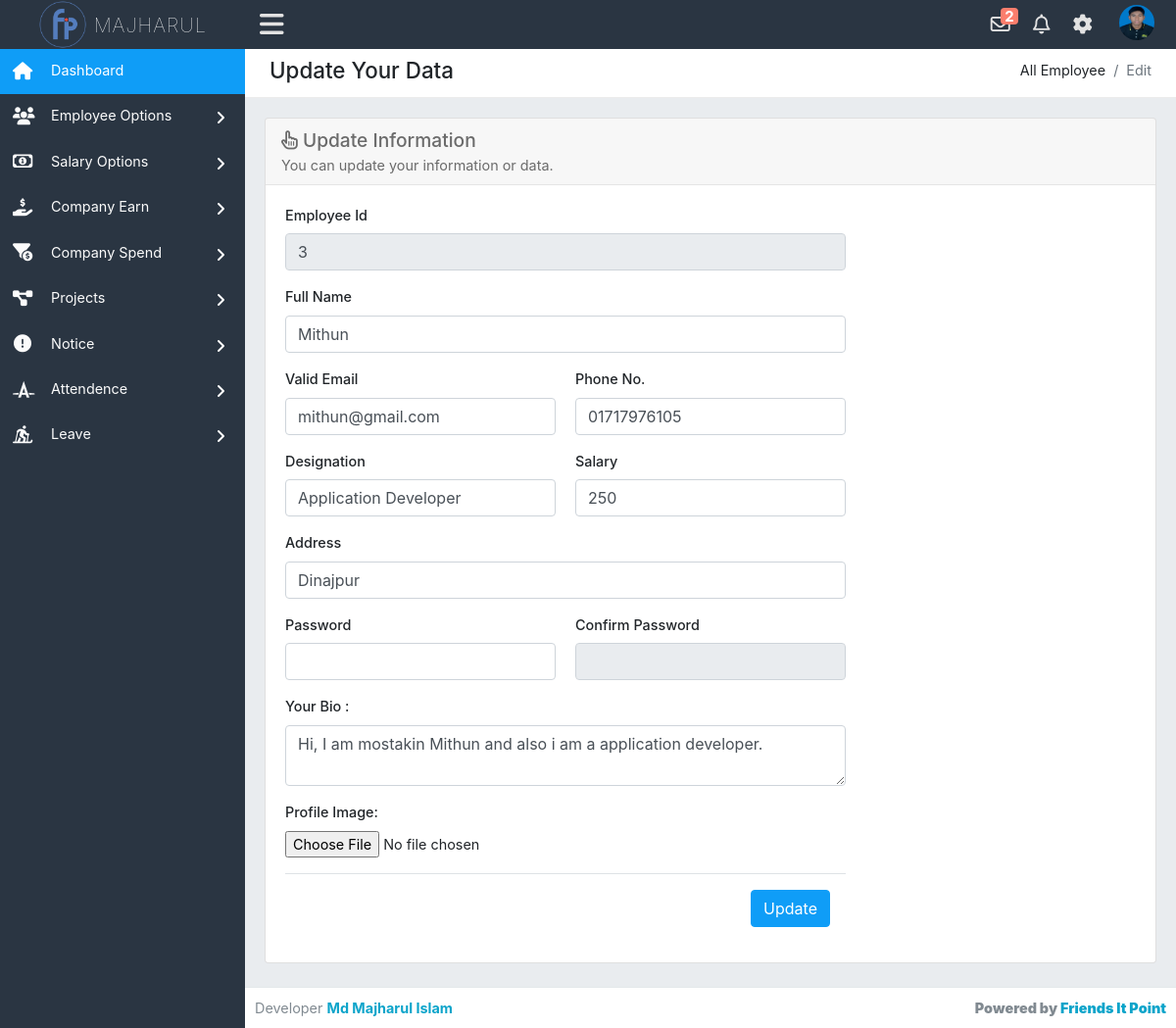
Page /admin/emEdit.php?editId=5 (signed in) on the committed database.
### tables this page shows
CREATE TABLE `employee_info` (
  `id` int(11) NOT NULL,
  `employee_id` int(50) NOT NULL,
  `emp_fullname` varchar(100) NOT NULL,
  `emp_mail` varchar(50) NOT NULL,
  `emp_phone` int(20) NOT NULL,
  `emp_designation` varchar(50) NOT NULL,
  `emp_salary` varchar(50) NOT NULL,
  `emp_address` varchar(100) NOT NULL,
  `emp_password` varchar(150) NOT NULL,
  `emp_bio` varchar(1000) NOT NULL,
  `profile_pic` varchar(50) NOT NULL,
  `register_timedate` timestamp NOT NULL DEFAULT current_timestamp(),
  `total_salary` varchar(100) NOT NULL
);

### admin/emEdit.php (the view, shortened to what this page needs)
<?php require_once('header.php'); ?>
<?php
	if (isset($_REQUEST['editId'])) {
		$editid = $_REQUEST['editId'];
	}
	else{
		header('location:emAll.php');
	}
 ?>
<div class="row">
    <div class="col-xl-12">
        <div class="breadcrumb-holder">
            <h1 class="main-title float-left">Update Your Data</h1>
            <ol class="breadcrumb float-right">
                <li class="breadcrumb-item">All Employee</li>
                <li class="breadcrumb-item active">Edit</li>
            </ol>
            <div class="clearfix"></div>
        </div>
    </div>
</div>
<div class="row">
	<div class="col-xs-12 col-sm-12">
        <div class="card mb-3">
            <div class="card-header">
                <h3><i class="far fa-hand-pointer"></i> Update Information</h3>
               	You can update your information or data.
            </div>
            <div class="card-body">
                <form action="" method="POST" enctype="multipart/form-data">
			        <?php
						$em_all = $pdo->prepare('SELECT * FROM employee_info WHERE id=?');
						$em_all->execute(array($editid));
						$result = $em_all->fetchAll(PDO::FETCH_ASSOC);
						foreach($result as $row) :
					?>
	                <div class="row">
	                    <div class="col-lg-8">
	                        <div class="form-group">
	                            <label for="empid">Employee Id</label>
	                            <input class="form-control" name="emid" type="text" id="empid" value="<?php echo $row['employee_id']; ?>" disabled>
	                        </div>
	                    </div>
	                </div>
	                <div class="row">
	                    <div class="col-lg-8">
	                        <div class="form-group">
	                            <label for="empfname">Full Name</label>
	                            <input class="form-control" name="empfullname" type="text" id="empfname" value="<?php echo $row['emp_fullname']; ?>">
	                        </div>
	                    </div>
	                </div>
	                <div class="row">
	                    <div class="col-lg-4">
	                        <div class="form-group">
	                            <label for="empmail">Valid Email</label>
	                            <input class="form-control" name="emp_email" type="email" id="empmail" value="<?php echo $row['emp_mail']; ?>">
	                        </div>
	                    </div>
	                    <div class="col-lg-4">
	                        <div class="form-group">
	                            <label for="emphone">Phone No.</label>
	                            <input class="form-control" name="emp_phone" type="number" id="emphone" value="0<?php echo $row['emp_phone']; ?>">
	                        </div>
	                    </div>
	                </div>
	                <div class="row">
	                    <div class="col-lg-4">
	                        <div class="form-group">
	                            <label for="emrole">Designation</label>
	                            <input class="form-control" name="emp_desg" type="text" id="emrole" value="<?php echo $row['emp_designation']; ?>">
	                        </div>
	                    </div>
	                    <div class="col-lg-4">
	                        <div class="form-group">
	                            <label for="emsalary">Salary</label>
	                            <input class="form-control" name="emp_salary" type="number" id="emsalary" value="<?php echo $row['emp_salary']; ?>">
	                        </div>
	                    </div>
	                </div>
	                <div class="row">
	                    <div class="col-lg-8">
	                        <div class="form-group">
	                            <label for="emaddress">Address</label>
	                            <input class="form-control" name="emp_address" type="text" id="emaddress" value="<?php echo $row['emp_address']; ?>">
	                        </div>
	                    </div>
	                </div>
	                <div class="row">
	                    <div class="col-lg-4">
	                        <div class="form-group">
	                            <label for="empass">Password</label>
	                            <input class="form-control" name="emp_pass" type="password" id="empass">
	                        </div>
	                    </div>
	                    <div class="col-lg-4">
	                        <div class="form-group">
	                            <label for="emp_cpass">Confirm Password</label>
	                            <input class="form-control" name="emp_cpass" type="password" id="emp_cpass" disabled>
	                        </div>
	                    </div>
	                </div>
	                 <div class="row">
	                    <div class="col-lg-8">
	                        <div class="form-group">
	                            <label for="bio">Your Bio :</label>
	                            <textarea id="bio" name="emp_bio" class="form-control" value="<?php echo $row['emp_bio']; ?>"><?php echo $row['emp_bio']; ?></textarea>
	                        </div>
	                    </div>
	                </div>
	                <div class="row">
	                	<div class="col-lg-8">
	                		<div class="form-group">
			                    <label>Profile Image:</label>
			                    <br>
			                    <input type="file" name="emp_pic">
	                		</div>
	                	</div>
	                </div>
		           <div class="row">
		           		<div class="col-lg-8">
		           			 <div class="modal-footer">
		                		<button type="submit" name="submit_emp" class="btn btn-primary">Update</button>
		            		</div>
		           		</div>
		           </div>
		        <?php endforeach; ?>
                </form>
            </div>
        </div>
    </div>
</div>
<?php require_once('footer.php'); ?>

### admin/header.php (shortened to what this page needs)
<?php require_once('../config.php'); ?>
<!DOCTYPE html>
<html lang="en">
<head>
    <link href="../assets/css/bootstrap.min.css" rel="stylesheet" type="text/css" />
    <link href="../assets/font-awesome/css/all.css" rel="stylesheet" type="text/css" />
    <link rel="stylesheet" href="../fancybox-master/dist/jquery.fancybox.min.css">
    <link rel="stylesheet" href="../livedatetime/clock.css">
    <link rel="stylesheet" href="../livedatetime/calendar.css">
    <link href='https://netdna.bootstrapcdn.com/font-awesome/3.2.1/css/font-awesome.css' rel='stylesheet' type='text/css'>
    <link rel="stylesheet" type="text/css" href="../assets/css/dataTables.bootstrap.min.css" />
    <link rel="stylesheet" type="text/css" href="../assets/plugins/datatables/datatables.min.css" />
    <link href="../assets/css/style.css" rel="stylesheet" type="text/css" />
</head>
<body class="adminbody">
    <div id="main">
        <div class="headerbar">
            <?php
                $stm = $pdo->prepare('SELECT * FROM admin_info WHERE admin_id=?');
                $stm->execute(array($_SESSION['logged_in']));
                $rslt = $stm->fetchAll(PDO::FETCH_ASSOC);
                foreach($rslt as $row) :
            ?>
            <div class="headerbar-left">
                <a href="index.php" class="logo">
                    <img alt="Logo" src="../assets/images/logo.png" />
                    <span><?php echo $row['admin_name']; ?></span>
                </a>
            </div>
            <nav class="navbar-custom">
                <ul class="list-inline float-right mb-0">
                    <li class="list-inline-item dropdown notif">
                        <a class="nav-link dropdown-toggle arrow-none" data-toggle="dropdown" href="#" aria-haspopup="false" aria-expanded="false">
                            <i class="far fa-envelope"></i>
                            <?php
                                $notify_s = $pdo->prepare('SELECT * FROM notification WHERE type=? AND status=? ORDER BY date DESC');
                                $notify_s->execute(array('salary','unread'));
                                $notify_result = $notify_s->fetchAll(PDO::FETCH_ASSOC);
                                if(count($notify_result) > 0 ) :
                             ?>
                            <span class="mycounter"><?php echo count($notify_result); ?></span>
                            <?php endif; ?>
                        </a>
                    </li>
                    <li class="list-inline-item dropdown notif">
                        <a class="nav-link dropdown-toggle arrow-none" data-toggle="dropdown" href="#" aria-haspopup="false" aria-expanded="false">
                            <i class="far fa-bell"></i>
                        </a>
                    </li>
                    <li class="list-inline-item dropdown notif">
                        <a class="nav-link dropdown-toggle arrow-none" data-toggle="dropdown" href="#" aria-haspopup="false" aria-expanded="false">
                            <i class="fas fa-cog"></i>
                        </a>
                    </li>
                    <li class="list-inline-item dropdown notif">
                        <a class="nav-link dropdown-toggle nav-user" data-toggle="dropdown" href="#" aria-haspopup="false" aria-expanded="false">
                            <?php if($row['admin_pic'] != 'avatar') : ?>
                            <img src="../uploads/<?php echo $row['admin_pic']; ?>" alt="Profile image" class="avatar-rounded">
                            <?php else : ?>
                            <img src="../assets/images/avatars/admin.png" alt="Profile image" class="avatar-rounded">
                        </a>
                        <?php endif; endforeach; ?>
                    </li>
                </ul>
                <ul class="list-inline menu-left mb-0">
                    <li class="float-left">
                        <button class="button-menu-mobile open-left">
                            <i class="fas fa-bars"></i>
                        </button>
                    </li>
                </ul>
            </nav>
        </div>
        <div class="left main-sidebar">
            <div class="sidebar-inner leftscroll">
                <div id="sidebar-menu">
                    <ul>
                        <li class="submenu">
                            <a class="active" href="index.php">
                                <i class="fas fa-home"></i>
                                <span> Dashboard </span>
                            </a>
                        </li>
                        <li class="submenu">
                            <a id="tables" href="#">
                                <i class="fas fa-users"></i>
                                <span> Employee Options </span>
                                <span class="menu-arrow"></span>
                            </a>
                        </li>
                        <li class="submenu">
                            <a id="tables" href="#">
                                <i class="far fa-money-bill-alt"></i>
                                <span> Salary Options </span>
                                <span class="menu-arrow"></span>
                            </a>
                        </li>
                        <li class="submenu">
                            <a id="tables" href="#">
                                <i class="fas fa-hand-holding-usd"></i>
                                <span> Company Earn </span>
                                <span class="menu-arrow"></span>
                            </a>
                        </li>
                        <li class="submenu">
                            <a id="tables" href="#">
                                <i class="fas fa-funnel-dollar"></i>
                                <span> Company Spend </span>
                                <span class="menu-arrow"></span>
                            </a>
                        </li>
                        <li class="submenu">
                            <a id="tables" href="#">
                                <i class="fas fa-project-diagram"></i>
                                <span> Projects </span>
                                <span class="menu-arrow"></span>
                            </a>
                        </li>
                        <li class="submenu">
                            <a id="tables" href="#">
                                <i class="fas fa-exclamation-circle"></i>
                                <span> Notice </span>
                                <span class="menu-arrow"></span>
                            </a>
                        </li>
                        <li class="submenu">
                            <a id="tables" href="#">
                                <i class="fab fa-autoprefixer"></i>
                                <span> Attendence </span>
                                <span class="menu-arrow"></span>
                            </a>
                        </li>
                        <li class="submenu">
                            <a id="tables" href="#">
                                <i class="fas fa-skiing-nordic"></i>
                                <span> Leave </span>
                                <span class="menu-arrow"></span>
                            </a>
                        </li>
                    </ul>
                </div>
            </div>
        </div>
        <div class="content-page">
            <div class="content">
                <div class="container-fluid">

### livedatetime/clock.css (style rules this page uses)
* { margin: 0; padding: 0; box-sizing: border-box; }

### rows in the picture
employee_info: emid "3", empfullname "Mithun", emp_email "mithun@gmail.com", emp_phone "01717976105", emp_desg "Application Developer", emp_salary "250", emp_address "Dinajpur", emp_bio "Hi, I am mostakin Mithun and also i am a application developer."

### other values in the picture
$row['admin_name'] "MAJHARUL"
count($notify_result) "2"
